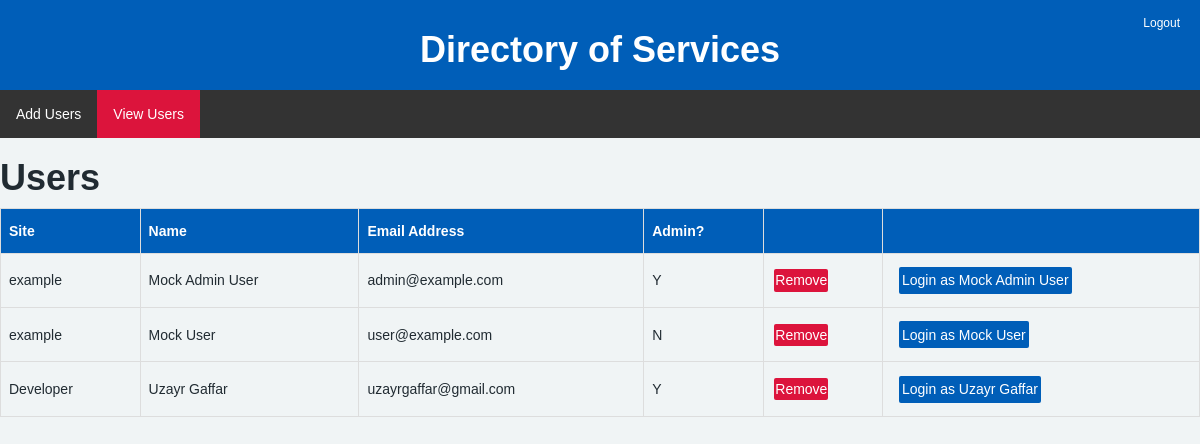
Before: /devusers.html with the older database file.
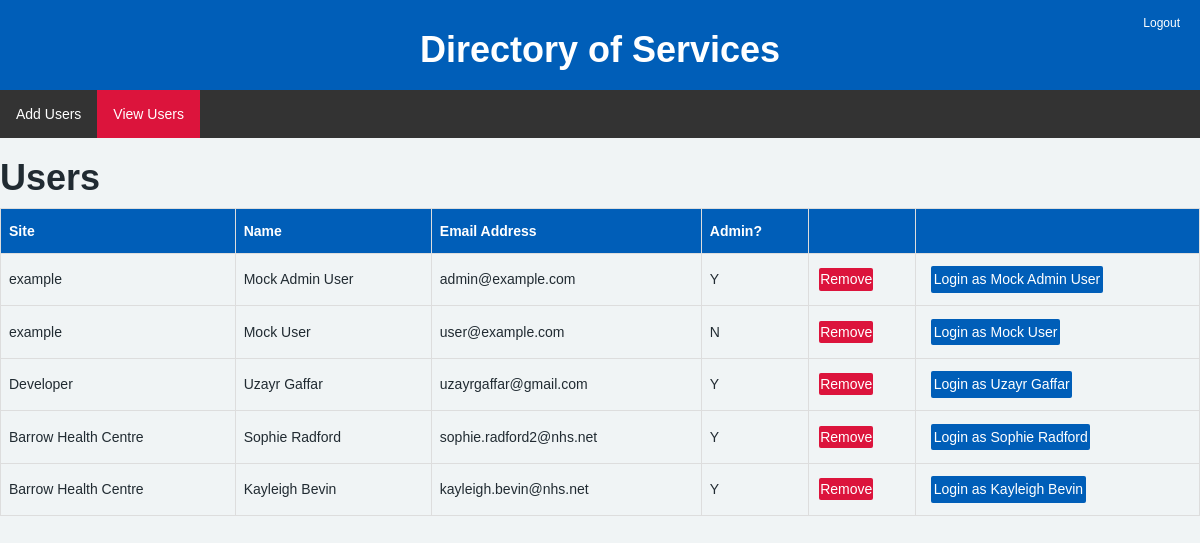
After: the same page with the newer database file.
### app.py (models this page shows)
class User(Base):
    __tablename__ = 'users'
    id = Column(Integer, primary_key=True)
    site = Column(String, nullable=False)
    name = Column(Text, nullable=False)
    email = Column(String, nullable=False)
    password = Column(String, nullable=False)
    is_admin = Column(String)

### app.py (the view)
@app.route("/devusers.html")
def devusers():
    Session = sessionmaker(bind=engine)
    db_session = Session()
    user_list = db_session.query(User).all()
    db_session.close()
    return render_template("devusers.html", userslist=user_list)

### templates/devusers.html (shortened to what this page needs)
<!DOCTYPE html>
<html lang="en">
<head>
    <link rel="stylesheet" href="https://cdnjs.cloudflare.com/ajax/libs/font-awesome/4.7.0/css/font-awesome.min.css">
    <link href="https://stackpath.bootstrapcdn.com/bootstrap/3.4.1/css/bootstrap.min.css" rel="stylesheet">
    <link href="https://cdn.jsdelivr.net/npm/summernote@0.8.18/dist/summernote.min.css" rel="stylesheet">
    <link rel="stylesheet" type="text/css" href="{{ url_for('static', filename='css/styles.css') }}">
</head>
<body>
    <div class="header">
        <h1>Directory of Services</h1>
    </div>
    <a href="/" class="dofs-logout">Logout</a>
    <ul class="navbarposdev">
        <li><a href="dofsdeveloper.html" class="dofs-hover">Add Users</a></li>
        <li><a class="dofs-active dofs-hover" href="devusers.html">View Users</a></li>
    </ul>
    <h1>Users</h1>
    <table id="table">
        <thead>
            <th>Site</th>
            <th>Name</th>
            <th>Email Address</th>
            <th>Admin?</th>
            <th></th>
            <th></th>
        </thead>
        <tbody>
            {% for line in userslist %}
            <tr>
                <td>{{ line['site'] }}</td>
                <td>{{ line['name'] }}</td>
                <td>{{ line['email'] }}</td>
                <td>{{ line['is_admin'] }}</td>
                <td>
                    <form action="/devremove_user/{{ line['id'] }}" method="POST">
                        <button type="submit" class="removebtn">Remove</button>
                    </form>
                </td>
                <td>
                    <form action="/loginas" method="POST">
                        <button type="submit" class="loginasbtn">Login as {{ line['name'] }}</button>
                    </form>
                </td>
            </tr>
            {% endfor %}
        </tbody>
    </table>
</body>
</html>

Changed rows visible on the page:
added User: site "Barrow Health Centre", name "Sophie Radford", email "sophie.radford2@nhs.net", is_admin "Y"
added User: site "Barrow Health Centre", name "Kayleigh Bevin", email "kayleigh.bevin@nhs.net", is_admin "Y"
